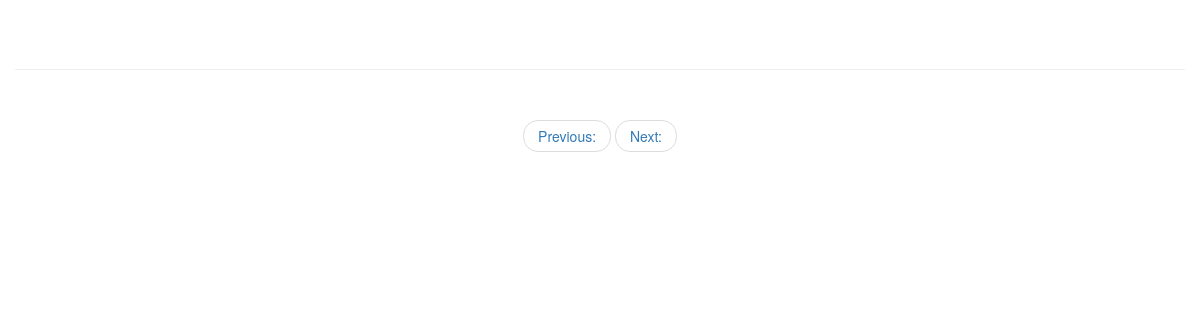
The page /blog/detail/4/ on the database as committed earlier.
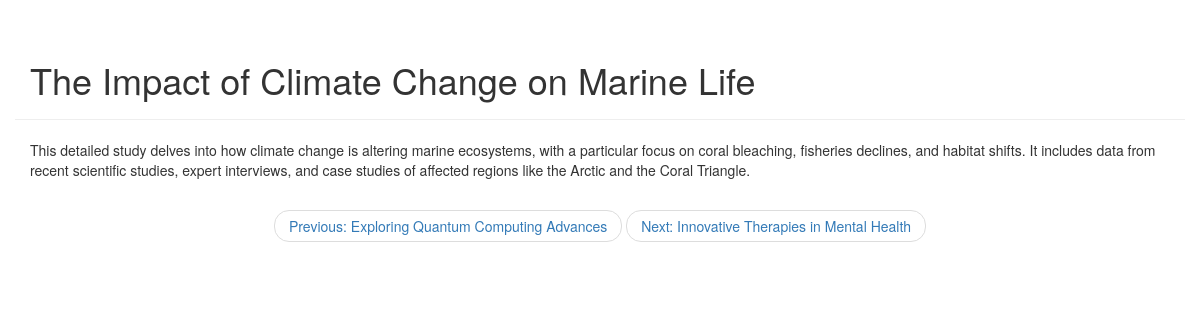
The same page on the database as committed later.
### blog/models.py (models this page shows, shortened)
class Article(models.Model):
    article_id = models.AutoField(primary_key=True)
    title = models.TextField()
    abstract = models.TextField()
    content = models.TextField()
    published_date = models.DateTimeField(auto_now=True)

### blog/views.py (the view)
# urls.py: path("detail/<int:article_id>/", blog.views.get_detail_page),
def get_detail_page(request, article_id):
    all_articles = Article.objects.all()
    current_article = None
    previous_article = None
    previous_article_index = 0
    next_article = None
    next_article_index = 0
    for index, article in enumerate(all_articles):
        if index == 0:
            previous_article_index = 0
            next_article_index = index + 1
        elif index == len(all_articles) - 1:
            next_article_index = 0
            previous_article_index = index - 1
        else:
            previous_article_index = index - 1
            next_article_index = index + 1
        if article.article_id == article_id:
            current_article = article
            previous_article = all_articles[previous_article_index]
            next_article = all_articles[next_article_index]
            break
    return render(request, "article.html", {"current_article": current_article,
                                            "previous_article": previous_article,
                                            "next_article": next_article,
                                            })

### blog/templates/article.html (shortened to what this page needs)
<!DOCTYPE html>
<html lang="en">
<head>
    <link rel="stylesheet" href="https://cdn.bootcdn.net/ajax/libs/twitter-bootstrap/3.4.1/css/bootstrap.min.css"
>
</head>
<body>
    <div class="container page-header">
        <h1>
            {{ current_article.title }}
        </h1>
    </div>
    <div class="container body-main">
        <div>
            <p>{{ current_article.content }}</p>
        </div>
    </div>
    <div>
        <nav aria-label="...">
            <ul class="pager">
              <li><a href="/blog/detail/{{previous_article.article_id}}">Previous: {{ previous_article.title }}</a></li>
              <li><a href="/blog/detail/{{next_article.article_id}}">Next: {{ next_article.title }}</a></li>
            </ul>
          </nav>
    </div>
</body>
</html>

Rows that differ between the two databases and show on the page:
added Article: title "The Impact of Climate Change on Marine Life", content "This detailed study delves into how climate change is altering marine ecosystems, with a particular focus on coral bleaching, fisheries declines, and habitat shifts. It includes data from recent scientific studies, expert interviews, and case studies of affected regions like the Arctic and the Coral Triangle."
added Article: title "Exploring Quantum Computing Advances"
added Article: title "Innovative Therapies in Mental Health"
